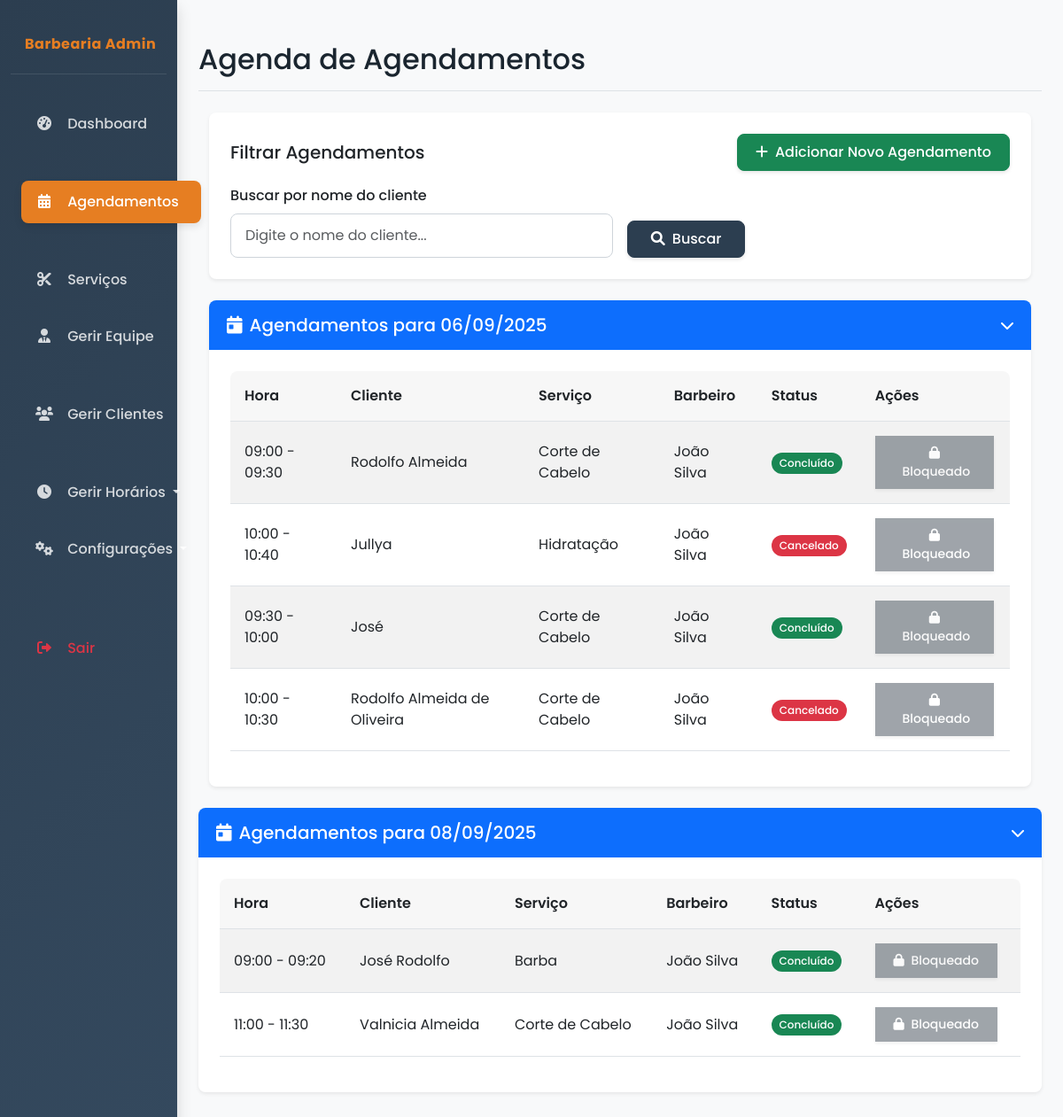
Screenshot of /agenda (signed in) with the database file from the repository.
### app/app.py (models this page shows, shortened)
class Agendamento(db.Model):
    __tablename__ = 'agendamentos'
    id = db.Column(db.Integer, primary_key=True)
    cliente_id = db.Column(db.Integer, db.ForeignKey('clientes.id'), nullable=False)
    barbeiro_id = db.Column(db.Integer, db.ForeignKey('barbeiros.id'), nullable=False)
    servico_id = db.Column(db.Integer, db.ForeignKey('servicos.id'), nullable=False)
    data = db.Column(db.Date, nullable=False)
    hora_inicio = db.Column(db.Time, nullable=False)
    hora_fim = db.Column(db.Time, nullable=False)
    status = db.Column(db.String(20), default='pendente')  # pendente, agendado, concluído, cancelado
    observacoes = db.Column(db.Text)
    data_agendamento = db.Column(db.DateTime, default=datetime.utcnow)

class Cliente(db.Model):
    __tablename__ = 'clientes'
    id = db.Column(db.Integer, primary_key=True)
    nome = db.Column(db.String(100), nullable=False)
    sobrenome = db.Column(db.String(100), nullable=False)
    email = db.Column(db.String(120), unique=True, nullable=False)
    telefone = db.Column(db.String(20))
    data_cadastro = db.Column(db.DateTime, default=datetime.utcnow)
    agendamentos = db.relationship('Agendamento', backref='cliente', lazy=True)

class Servico(db.Model):
    __tablename__ = 'servicos'
    id = db.Column(db.Integer, primary_key=True)
    nome = db.Column(db.String(100), nullable=False)
    descricao = db.Column(db.Text)
    preco = db.Column(db.Float, nullable=False)
    duracao_minutos = db.Column(db.Integer, nullable=False)
    ativo = db.Column(db.Boolean, default=True)
    imagem_url = db.Column(db.String(255), nullable=True)
    agendamentos = db.relationship('Agendamento', backref='servico', lazy=True)

class Barbeiro(db.Model):
    __tablename__ = 'barbeiros'
    id = db.Column(db.Integer, primary_key=True)
    nome = db.Column(db.String(100), nullable=False)
    sobrenome = db.Column(db.String(100), nullable=False)
    email = db.Column(db.String(120), unique=True, nullable=False)
    telefone = db.Column(db.String(20))
    especialidade = db.Column(db.String(100))
    data_contratacao = db.Column(db.Date, default=datetime.utcnow)
    ativo = db.Column(db.Boolean, default=True)
    foto_url = db.Column(db.String(255), nullable=True)
    agendamentos = db.relationship('Agendamento', backref='barbeiro', lazy=True)
    horarios = db.relationship('HorarioFuncionamento', backref='barbeiro', lazy=True)

### app/app.py (the view, shortened to what this page needs)
@app.route('/agenda')
def agenda():
    if 'admin_id' not in session:
        flash('Por favor, faça login para acessar esta página.', 'warning')
        return redirect(url_for('login'))
    nome_cliente = request.args.get('nome_cliente', '')
    query = Agendamento.query
    agendamentos = query.all()
    agendamentos_por_data = {}
    for agendamento in agendamentos:
        data_formatada = agendamento.data.strftime('%d/%m/%Y')
        if data_formatada not in agendamentos_por_data:
            agendamentos_por_data[data_formatada] = []
        agendamentos_por_data[data_formatada].append(agendamento)
    return render_template('agenda.html', agendamentos_por_data=agendamentos_por_data, nome_cliente=nome_cliente)

### app/templates/agenda.html (shortened to what this page needs)
{% extends 'admin_base.html' %}
{% block header %}Agenda de Agendamentos{% endblock %}
{% block styles %}
<link rel="stylesheet" href="https://cdn.jsdelivr.net/npm/sweetalert2@11.0.19/dist/sweetalert2.min.css">
{% endblock %}
{% block content %}
<div class="container-fluid">
    <div class="card mb-4 shadow-sm">
        <div class="card-body">
            <div class="d-flex justify-content-between align-items-center mb-3">
                <h5 class="mb-0">Filtrar Agendamentos</h5>
                <a href="{{ url_for('admin_agendar') }}" class="btn btn-success"><i class="fas fa-plus me-2"></i>Adicionar Novo Agendamento</a>
            </div>
            <form action="{{ url_for('agenda') }}" method="get" class="row g-3 align-items-end">
                <div class="col-md-6">
                    <label for="nome_cliente" class="form-label">Buscar por nome do cliente</label>
                    <input type="text" class="form-control" id="nome_cliente" name="nome_cliente" placeholder="Digite o nome do cliente..." value="{{ nome_cliente }}">
                </div>
                <div class="col-md-2">
                    <button type="submit" class="btn btn-primary w-100"><i class="fas fa-search me-2"></i>Buscar</button>
                </div>
            </form>
        </div>
    </div>
    {% if agendamentos_por_data %}
        {% for data, agendamentos in agendamentos_por_data.items() %}
            <div class="card mb-4 shadow-sm fade-in">
                <div class="card-header bg-primary text-white accordion-header" role="button" data-bs-toggle="collapse" data-bs-target="#accordion-{{ loop.index }}" aria-expanded="true" aria-controls="accordion-{{ loop.index }}">
                    <div class="d-flex justify-content-between align-items-center w-100">
                        <h5 class="mb-0"><i class="fas fa-calendar-day me-2"></i>Agendamentos para {{ data }}</h5>
                        <i class="fas fa-chevron-down accordion-icon"></i>
                    </div>
                </div>
                <div class="collapse show" id="accordion-{{ loop.index }}">
                    <div class="card-body">
                    <div class="table-responsive">
                        <table class="table table-striped table-hover table-mobile-stack">
                            <thead>
                                <tr>
                                    <th>Hora</th>
                                    <th>Cliente</th>
                                    <th>Serviço</th>
                                    <th>Barbeiro</th>
                                    <th>Status</th>
                                    <th>Ações</th>
                                </tr>
                            </thead>
                            <tbody>
                                {% for agendamento in agendamentos %}
                                    <tr class="fade-in" data-delay="{{ loop.index }}">
                                        <td data-label="Hora">{{ agendamento.hora_inicio.strftime('%H:%M') }} - {{ agendamento.hora_fim.strftime('%H:%M') }}</td>
                                        <td data-label="Cliente">{{ agendamento.cliente.nome }} {{ agendamento.cliente.sobrenome }}</td>
                                        <td data-label="Serviço">{{ agendamento.servico.nome }}</td>
                                        <td data-label="Barbeiro">{{ agendamento.barbeiro.nome }} {{ agendamento.barbeiro.sobrenome }}</td>
                                        <td data-label="Status">
                                            {% if agendamento.status == 'pendente' %}
                                                <span class="badge bg-secondary text-white">Pendente</span>
                                            {% elif agendamento.status == 'agendado' %}
                                                <span class="badge bg-warning text-dark">Agendado</span>
                                            {% elif agendamento.status == 'concluído' %}
                                                <span class="badge bg-success">Concluído</span>
                                            {% elif agendamento.status == 'cancelado' %}
                                                <span class="badge bg-danger">Cancelado</span>
                                            {% endif %}
                                        </td>
                                        <td data-label="Ações" class="actions-cell">
                                            <div class="btn-group" role="group">
                                                {% if agendamento.status == 'pendente' %}
                                                    <button type="button" class="btn btn-sm btn-success confirmar-btn" data-id="{{ agendamento.id }}" title="Confirmar">
                                                        <i class="fas fa-check"></i>
                                                        <span class="d-none d-md-inline ms-1">Confirmar</span>
                                                    </button>
                                                    <button type="button" class="btn btn-sm btn-danger cancelar-btn" data-id="{{ agendamento.id }}" title="Cancelar">
                                                        <i class="fas fa-times"></i>
                                                        <span class="d-none d-md-inline ms-1">Cancelar</span>
                                                    </button>
                                                    <button type="button" class="btn btn-sm btn-primary reagendar-btn" data-id="{{ agendamento.id }}" data-cliente="{{ agendamento.cliente.nome }} {{ agendamento.cliente.sobrenome }}" data-data="{{ data }}" data-horario="{{ agendamento.hora_inicio.strftime('%H:%M') }} - {{ agendamento.hora_fim.strftime('%H:%M') }}" title="Reagendar">
                                                        <i class="fas fa-calendar-alt"></i>
                                                        <span class="d-none d-md-inline ms-1">Reagendar</span>
                                                    </button>
                                                    <button type="button" class="btn btn-sm btn-trocar" data-id="{{ agendamento.id }}" data-cliente="{{ agendamento.cliente.nome }} {{ agendamento.cliente.sobrenome }}" data-horario="{{ agendamento.hora_inicio.strftime('%H:%M') }} - {{ agendamento.hora_fim.strftime('%H:%M') }}" data-data="{{ data }}" title="Trocar">
                                                        <i class="fas fa-exchange-alt"></i>
                                                        <span class="d-none d-md-inline ms-1">Trocar</span>
                                                    </button>
                                                {% else %}
                                                    <button type="button" class="btn btn-sm btn-secondary" disabled>
                                                        <i class="fas fa-lock"></i>
                                                        <span class="d-none d-md-inline ms-1">Bloqueado</span>
                                                    </button>
                                                {% endif %}
                                            </div>
                                        </td>
                                    </tr>
                                {% endfor %}
                            </tbody>
                        </table>
                    </div>
                        </div>
                    </div>
                </div>
            </div>
        {% endfor %}
    {% else %}
        <div class="alert alert-info slide-up">
            <i class="fas fa-info-circle me-2"></i> Não há agendamentos registrados.
        </div>
    {% endif %}
</div>
{% endblock %}

### app/templates/admin_base.html (shortened to what this page needs)
<!DOCTYPE html>
<html lang="pt-br">
<head>
    <link href="https://cdn.jsdelivr.net/npm/bootstrap@5.3.0-alpha1/dist/css/bootstrap.min.css" rel="stylesheet">
    <link rel="stylesheet" href="https://cdnjs.cloudflare.com/ajax/libs/font-awesome/6.0.0/css/all.min.css">
    <link rel="stylesheet" href="https://cdnjs.cloudflare.com/ajax/libs/animate.css/4.1.1/animate.min.css">
    {% block styles %}{% endblock %}
</head>
<body>
    <div class="container-fluid">
        <div class="row">
            <div class="col-md-3 col-lg-2 d-md-block sidebar" id="sidebar">
                <div class="position-sticky pt-3">
                    <div class="sidebar-brand text-center mb-4">
                        <h4 class="navbar-brand mb-0">Barbearia Admin</h4>
                    </div>
                    <ul class="nav flex-column">
                        <li class="nav-item">
                            <a class="nav-link {% if request.path == '/admin/dashboard' %}active{% endif %}" href="{{ url_for('admin_dashboard') }}">
                                <i class="fas fa-tachometer-alt"></i> Dashboard
                            </a>
                        </li>
                        <li class="nav-item">
                            <a class="nav-link {% if request.path == '/agenda' %}active{% endif %}" href="{{ url_for('agenda') }}">
                                <i class="fas fa-calendar-alt"></i> Agendamentos
                            </a>
                        </li>
                        <li class="nav-item">
                            <a class="nav-link {% if request.path == '/admin/servicos' %}active{% endif %}" href="{{ url_for('admin_servicos') }}">
                                <i class="fas fa-cut"></i> Serviços
                            </a>
                        </li>
                        <li class="nav-item">
                            <a class="nav-link {% if request.path == '/admin/barbeiros' %}active{% endif %}" href="{{ url_for('admin_barbeiros') }}">
                                <i class="fas fa-user-tie"></i> Gerir Equipe
                            </a>
                        </li>
                        <li class="nav-item">
                            <a class="nav-link {% if request.path == '/admin/clientes' or '/admin/cliente/' in request.path %}active{% endif %}" href="{{ url_for('admin_clientes') }}">
                                <i class="fas fa-users"></i> Gerir Clientes
                            </a>
                        </li>
                        <li class="nav-item">
                            <a class="nav-link dropdown-toggle {% if '/admin/horarios' in request.path or '/admin/horarios_equipe' in request.path %}active{% endif %}" href="#" id="horariosDropdown" role="button" data-bs-toggle="collapse" data-bs-target="#horariosSubMenu" aria-expanded="{% if '/admin/horarios' in request.path or '/admin/horarios_equipe' in request.path %}true{% else %}false{% endif %}" aria-controls="horariosSubMenu">
                                <i class="fas fa-clock"></i> Gerir Horários
                            </a>
                        </li>
                        <li class="nav-item">
                            <a class="nav-link dropdown-toggle {% if '/admin/configuracoes' in request.path %}active{% endif %}" href="#" id="configDropdown" role="button" data-bs-toggle="collapse" data-bs-target="#configSubMenu" aria-expanded="{% if '/admin/configuracoes' in request.path %}true{% else %}false{% endif %}" aria-controls="configSubMenu">
                                <i class="fas fa-cogs"></i> Configurações
                            </a>
                        </li>
                        <li class="nav-item mt-5">
                            <a class="nav-link text-danger" href="{{ url_for('logout') }}">
                                <i class="fas fa-sign-out-alt"></i> Sair
                            </a>
                        </li>
                    </ul>
                </div>
            </div>
            <main class="col-md-9 ms-sm-auto col-lg-10 px-md-4 content-wrapper">
                <div class="d-flex justify-content-between flex-wrap flex-md-nowrap align-items-center pt-3 pb-2 mb-4 border-bottom fade-in">
                    <h1 class="h2">{% block header %}Dashboard{% endblock %}</h1>
                </div>
                <div class="fade-in">
                    {% block content %}{% endblock %}
                </div>
</body>
</html>

### rows the page displays
Agendamento: hora_inicio "09:00", hora_fim "09:30", cliente.nome "Rodolfo", cliente.sobrenome "Almeida", servico.nome "Corte de Cabelo", barbeiro.nome "João", barbeiro.sobrenome "Silva", status "Concluído"
Agendamento: hora_inicio "10:00", hora_fim "10:40", cliente.nome "Jullya", servico.nome "Hidratação", barbeiro.nome "João", barbeiro.sobrenome "Silva", status "Cancelado"
Agendamento: hora_inicio "09:30", hora_fim "10:00", cliente.nome "José", servico.nome "Corte de Cabelo", barbeiro.nome "João", barbeiro.sobrenome "Silva", status "Concluído"
Agendamento: hora_inicio "10:00", hora_fim "10:30", cliente.nome "Rodolfo", cliente.sobrenome "Almeida de Oliveira", servico.nome "Corte de Cabelo", barbeiro.nome "João", barbeiro.sobrenome "Silva", status "Cancelado"
Agendamento: hora_inicio "09:00", hora_fim "09:20", cliente.nome "José", cliente.sobrenome "Rodolfo", servico.nome "Barba", barbeiro.nome "João", barbeiro.sobrenome "Silva", status "Concluído"
Agendamento: hora_inicio "11:00", hora_fim "11:30", cliente.nome "Valnicia", cliente.sobrenome "Almeida", servico.nome "Corte de Cabelo", barbeiro.nome "João", barbeiro.sobrenome "Silva", status "Concluído"

### other values shown
{{ data }} "06/09/2025" "08/09/2025"
